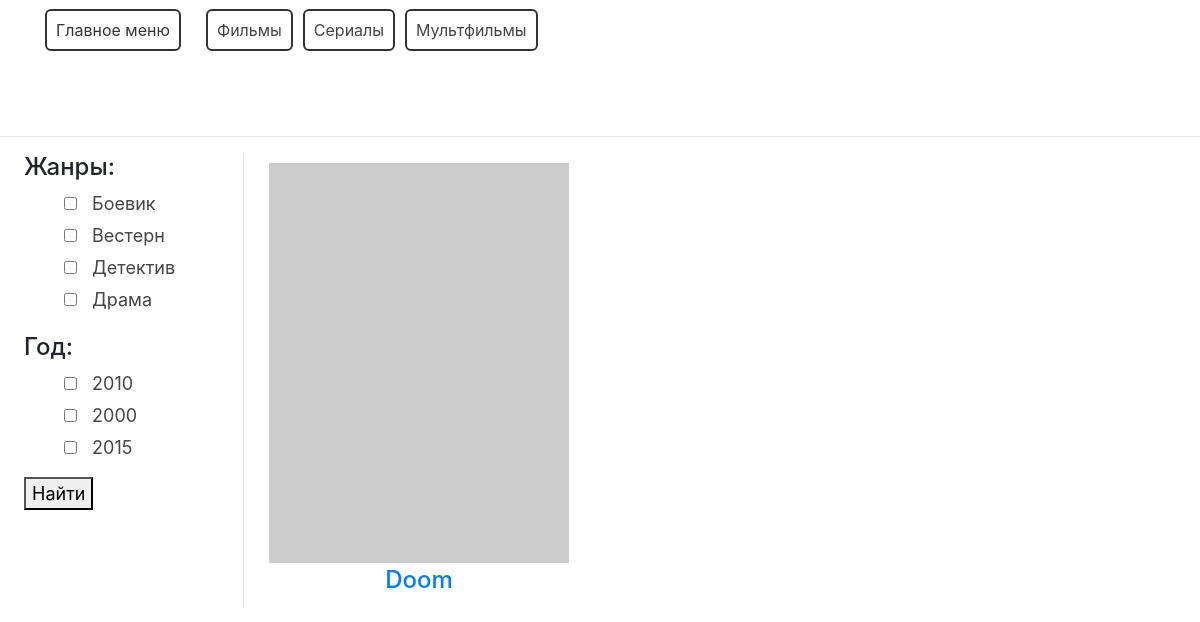
Screenshot of /category/multfilms/ with the database file from the repository.
### movie/models.py (models this page shows, shortened)
class Category(models.Model):
    name = models.CharField(max_length=150)
    description = models.TextField(verbose_name='Описание')
    slug = models.SlugField(unique=True)
    def __str__(self):
        return self.name

class Genre(models.Model):
    name = models.CharField(max_length=155)
    description = models.TextField()
    slug = models.SlugField(unique=True)

class Movie(models.Model):
    genre = models.ManyToManyField(Genre, verbose_name='Жанры')
    category = models.ForeignKey(Category, on_delete=models.CASCADE)
    name = models.CharField(max_length=150)
    slug = models.SlugField(unique=True)
    poster = models.ImageField(upload_to='movies/', blank=True, null=True)
    description = models.TextField()
    director = models.ManyToManyField(Actor, verbose_name='Режиссер', related_name='film_director')
    actors = models.ManyToManyField(Actor, related_name='film_actor')
    country = models.CharField(max_length=155, verbose_name='Страна')
    budget = models.PositiveIntegerField(verbose_name='Бюджет',
                                         default=0, help_text='Указывать сумму в долларах')
    fees_in_usa = models.PositiveIntegerField('Сборы в США',
                                              default=0, help_text='Указывать сумму в долларах')
    fees_in_word = models.PositiveIntegerField('Сборы в Мире',
                                               default=0, help_text='Указывать сумму в долларах')
    release = models.DateField(default=date.today, verbose_name='Примьера в мире')
    year = models.PositiveSmallIntegerField(default=0)
    is_published = models.BooleanField(default=False)
    class Meta:
        verbose_name = 'Фильм'
        verbose_name_plural = 'Фильмы'
        ordering = ['-id']
    def get_absolute_url(self):
        return reverse('movie_detail', kwargs={'slug': self.slug})

### movie/views.py (the view)
# urls.py: path('category/<slug:slug>/', views.MovieCategoryView.as_view(), name='category'),
class MovieCategoryView(DataMixin, GenreYear, ListView):
    model = Movie
    template_name = 'movie/movie_category.html'
    slug_field = 'slug'
    context_object_name = 'category'
    def get_context_data(self, **kwargs):
        context = super().get_context_data(**kwargs)
        context_mixin = self.get_context_data_mixin()
        return dict(list(context.items()) + list(context_mixin.items()))
    def get_queryset(self):
        category_queryset = Movie.objects.filter(category__slug=self.kwargs.get('slug'))
        return category_queryset

### movie/utils.py (called while the page is built)
    def get_context_data_mixin(self, **kwargs):
        context = kwargs
        context['categories'] = Category.objects.all()
        context['genres'] = Genre.objects.all()
        return context

### movie/views.py (called while the page is built)
    def get_genre(self):
        return Genre.objects.all()

    def get_year(self):
        return Movie.objects.filter(is_published=True).values('year')

### movie/templates/movie/movie_category.html
{% extends 'movie/base.html' %}
{% block content %}
{% for cat in category %}
            <div class="movie">
                <a href="{{ cat.get_absolute_url }}">
                <div>
                    {% if cat.poster %}
                    <img src="{{ cat.poster.url }}" alt="" width="300" height="400">
                    {% else %}
                    <img src="http://placehold.it/300x400" alt="">
                    {% endif %}
                    <h4 class="movie-name">{{ cat.name }}</h4>
                </div>
                </a>
            </div>
{% endfor %}
{% endblock %}

### movie/templates/movie/base.html (shortened to what this page needs)
{% load static %}
<!DOCTYPE html>
<html lang="en">
<head>
    <link rel="stylesheet" href="{% static 'movies/css/style.css' %}">
    <link rel="stylesheet" href="https://stackpath.bootstrapcdn.com/bootstrap/4.1.3/css/bootstrap.min.css">
</head>
<body>
<header class="header">
<nav class="nav categories">
    <ul class="d-flex">
        <li class="d-block category main-menu">
            <a href="{% url 'movie' %}">Главное меню</a>
        </li>
    {% for category in categories %}
        <a href="{% url 'category' category.slug %}">
            <li class="d-block category">
                {{ category }}
            </li>
        </a>
    {% endfor %}
    </ul>
</nav>
</header>
<hr>
<form action="{% url 'filter' %}" method="get">
<div class="desc1-right col-md-6 pl-lg-4 d-flex film">
<div class=" side-bar genre">
    <h4>Жанры:</h4>
    <ul class="d-block filter_film">
        {% for genre in view.get_genre %}
            <li class="filter_genre">
             <input type="checkbox" class="filter_selected" name="genre" value="{{ genre.id }}">
               <span> {{ genre.name }}</span>
            </li>
        {% endfor %}
    </ul>
    <h4 class="year">Год:</h4>
    <ul>
        {% for movie in view.get_year %}
            <li class="filter_years">
                <input type="checkbox" class="filter_selected" name="year" value='{{ movie.year }}'>
                <span>{{ movie.year }}</span>
            </li>
        {% endfor %}
    </ul>
    <button type="submit">Найти</button>
</form>
    {% block content %}
    {% endblock %}
</body>
</html>

### movie/static/movies/css/style.css (style rules this page uses)
.header { display: block; width: 100%; height: 120px; }
ul { text-decoration: none; text-transform: none; }
li { text-decoration: none; text-transform: none; }
.genre { font-size: 18px; min-width: 220px; border-right: 1px solid rgba(0, 0, 0, .1); margin-right: 10px; }
.movie-name { text-align: center; margin: 3px 0 3px 0; }
.movie { margin-left: 10px; }
.category { margin: 9px 5px 9px 5px; padding: 7px 9px 7px 9px; border: 2px solid #333; border-radius: 6px; color: #444; text-decoration: none; }
.category a { color: #333; }
a { text-decoration: none; text-transform: none; }
.filter_film { text-decoration: none; }
.filter_genre { text-decoration: none; margin: 10px 0 10px 0; }
.main-menu { margin-right: 20px; }
.filter_genre { text-decoration: none; margin: 5px auto; list-style: none; color: #444; }
.filter_years { text-decoration: none; margin: 5px auto; list-style: none; color: #444; }
.filter_selected { text-align: center; margin-right: 10px; }
.year { margin-top: 20px; }
.movie { margin: 10px 15px 10px 15px; }

### movie/templates/movie/base.html (style rules this page uses)
.main-menu { margin-right: 20px; }
.filter_film { text-decoration: none; }
.filter_genre { text-decoration: none; margin: 5px auto; list-style: none; color: #444; }
.filter_years { text-decoration: none; margin: 5px auto; list-style: none; color: #444; }
.filter_selected { text-align: center; margin-right: 10px; }
.year { margin-top: 20px; }
.movie { margin: 10px 15px 10px 15px; }

### rows the page displays
Category: name "Фильмы"
Category: name "Сериалы"
Category: name "Мультфильмы"
Genre: name "Боевик"
Genre: name "Вестерн"
Genre: name "Детектив"
Genre: name "Драма"
Movie: name "Doom"

### other values shown
{{ movie.year }} "2010" "2000" "2015"
